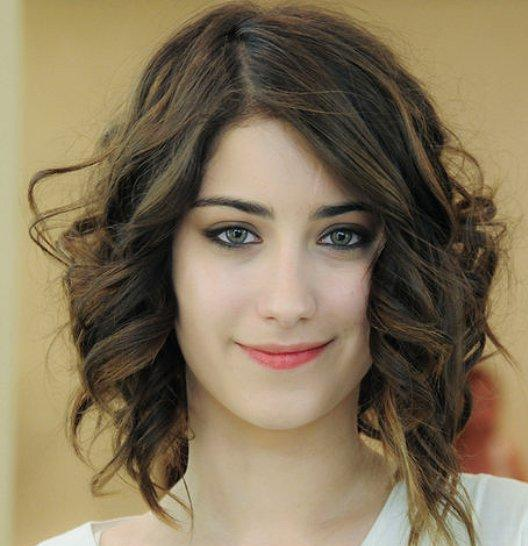
%> input picture matlab/image-processing/face_mouth_eye_nose_detection/1.jpg, 528 x 546 px
$ octave yuz_tespiti.m   (GNU Octave 9; MATLAB toolbox functions it lacks are replaced by stand-ins)
%> lines starting %> are read from the running program, lines starting %| are printed output that depends on the picture
clc
close all

FDetect = vision.CascadeObjectDetector;
resim1 = imread('1.jpg');
%> resim1 is the input picture: size 546x528x3 uint8; mean R, G, B 132.2, 116.7, 89.8
%boyut ayarlanýyor
resim=imresize(resim1, [240 320]);
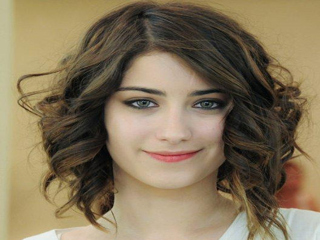
%> resim: size 240x320x3 uint8; mean R, G, B 132.2, 116.7, 89.8
% yüz belirleniyor
BB = step(FDetect,resim);
%> BB = [104 53 136 136]
figure,
subplot(2,4,1);
imshow(resim); hold on
for i = 1:size(BB,1)
rectangle('Position',BB(i,:),'LineWidth',1,'LineStyle','-','EdgeColor','r');
end
%> this loop made 1 pass
title('yüz belirlendi');
hold off;

% yüz kýrpýlýyor
yuz=imcrop(resim,BB);
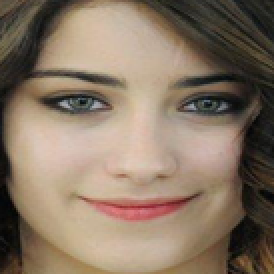
%> yuz: size 137x137x3 uint8 (shown 2 times larger); mean R, G, B 136, 117.9, 100.3
subplot(2,4,2);
imshow(yuz);
title('yüz kýrpýldý');
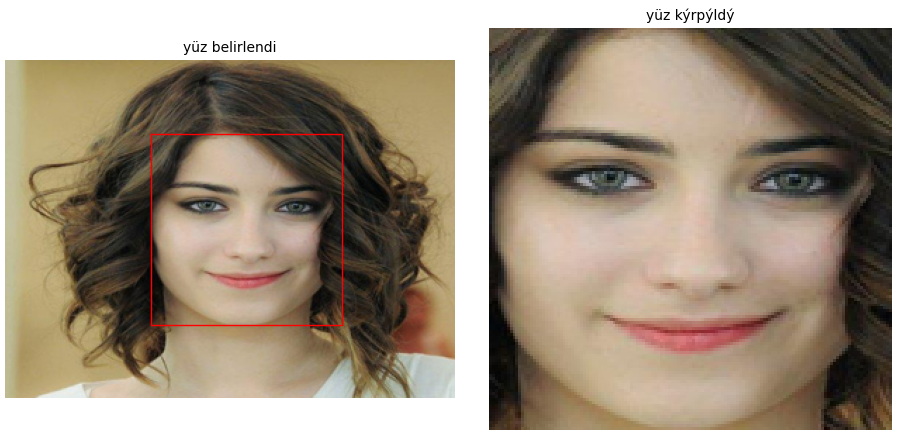
%> figure redrawn from the program's plot data, 2 panels

% aðýz belirleniyor
MouthDetect = vision.CascadeObjectDetector('Mouth','MergeThreshold',130);
%> (the run ends here)
